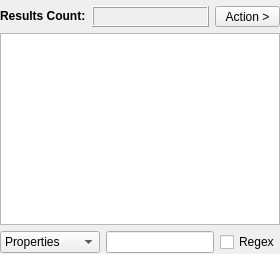
      <widget class="QWidget" name="tabTree">
       <attribute name="title">
        <string>Tree</string>
       </attribute>
       <layout class="QVBoxLayout" name="verticalLayout_2">
        <property name="leftMargin">
         <number>0</number>
        </property>
        <property name="topMargin">
         <number>6</number>
        </property>
        <property name="rightMargin">
         <number>0</number>
        </property>
        <property name="bottomMargin">
         <number>1</number>
        </property>
        <item>
         <layout class="QHBoxLayout" name="horizontalLayout_9">
          <item>
           <widget class="QLabel" name="label_6">
            <property name="sizePolicy">
             <sizepolicy hsizetype="Maximum" vsizetype="Maximum">
              <horstretch>0</horstretch>
              <verstretch>0</verstretch>
             </sizepolicy>
            </property>
            <property name="font">
             <font>
              <weight>75</weight>
              <bold>true</bold>
             </font>
            </property>
            <property name="text">
             <string>Results Count:</string>
            </property>
           </widget>
          </item>
          <item>
           <widget class="QLabel" name="labelResultsCountTree">
            <property name="frameShape">
             <enum>QFrame::Box</enum>
            </property>
            <property name="frameShadow">
             <enum>QFrame::Raised</enum>
            </property>
            <property name="text">
             <string/>
            </property>
           </widget>
          </item>
          <item>
           <widget class="QToolButton" name="buttonActionTree">
            <property name="minimumSize">
             <size>
              <width>65</width>
              <height>20</height>
             </size>
            </property>
            <property name="text">
             <string>Action &gt;</string>
            </property>
           </widget>
          </item>
         </layout>
        </item>
        <item>
         <widget class="QTreeView" name="treeViewResults">
          <property name="font">
           <font>
            <family>MS Shell Dlg 2</family>
            <pointsize>8</pointsize>
           </font>
          </property>
          <property name="contextMenuPolicy">
           <enum>Qt::CustomContextMenu</enum>
          </property>
          <property name="editTriggers">
           <set>QAbstractItemView::NoEditTriggers</set>
          </property>
          <property name="alternatingRowColors">
           <bool>true</bool>
          </property>
          <property name="selectionBehavior">
           <enum>QAbstractItemView::SelectItems</enum>
          </property>
          <property name="indentation">
           <number>16</number>
          </property>
          <attribute name="headerVisible">
           <bool>false</bool>
          </attribute>
          <attribute name="headerCascadingSectionResizes">
           <bool>true</bool>
          </attribute>
          <attribute name="headerMinimumSectionSize">
           <number>50</number>
          </attribute>
          <attribute name="headerDefaultSectionSize">
           <number>250</number>
          </attribute>
          <attribute name="headerShowSortIndicator" stdset="0">
           <bool>false</bool>
          </attribute>
         </widget>
        </item>
        <item>
         <layout class="QHBoxLayout" name="horizontalLayout_6">
          <item>
           <widget class="QComboBox" name="comboBoxFilter">
            <property name="minimumSize">
             <size>
              <width>100</width>
              <height>0</height>
             </size>
            </property>
            <item>
             <property name="text">
              <string>Properties</string>
             </property>
            </item>
            <item>
             <property name="text">
              <string>Values</string>
             </property>
            </item>
           </widget>
          </item>
          <item>
           <widget class="QLineEdit" name="lineEditTreeFilter"/>
          </item>
          <item>
           <widget class="QCheckBox" name="checkBoxRegex">
            <property name="text">
             <string>Regex</string>
            </property>
           </widget>
          </item>
         </layout>
        </item>
       </layout>
      </widget>
